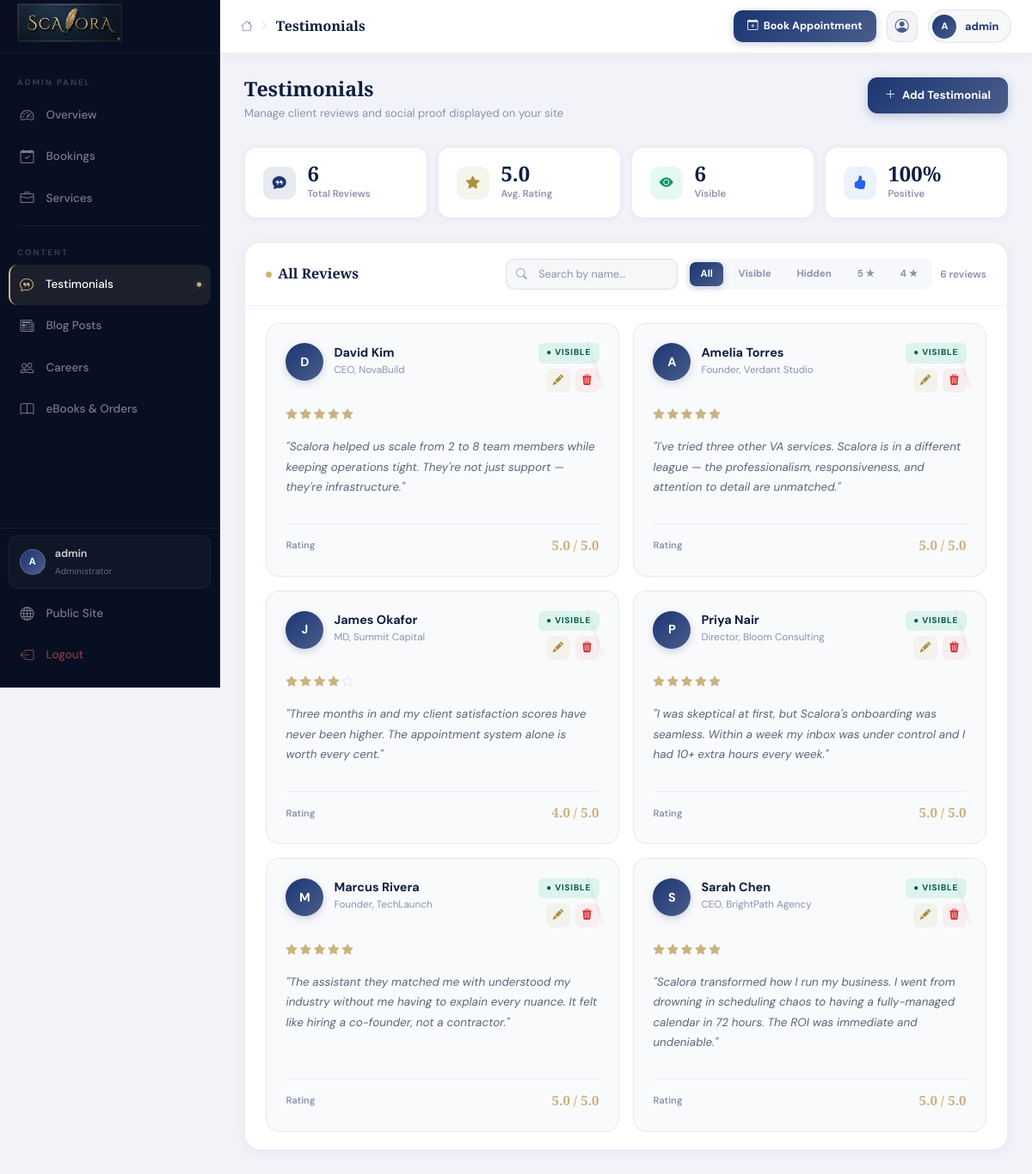
The app's page /dashboard/admin/testimonials/ (signed in) with its own data.
### testimonials/models.py (models this page shows, shortened)
class Testimonial(models.Model):
    name = models.CharField(max_length=100)
    position = models.CharField(max_length=100, blank=True)
    message = models.TextField()
    rating = models.PositiveSmallIntegerField(default=5, choices=[(i,i) for i in range(1,6)])
    avatar = models.ImageField(upload_to='testimonials/', blank=True, null=True)
    is_active = models.BooleanField(default=True)
    created_at = models.DateTimeField(auto_now_add=True)
    class Meta:
        ordering = ['-created_at']

### dashboard/views.py (the view)
# urls.py: path('admin/testimonials/', views.admin_testimonials, name='admin_testimonials'),
@login_required
def admin_testimonials(request):
    if not is_admin_user(request.user):
        return redirect('dashboard:client_home')
    testimonials = Testimonial.objects.all()
    return render(request, 'dashboard/admin/testimonials.html', {'testimonials': testimonials})

### dashboard/views.py (called while the page is built)
def is_admin_user(user):
    return user.is_staff or (hasattr(user, 'profile') and user.profile.role == 'admin')

### templates/dashboard/admin/testimonials.html (shortened to what this page needs)
{% extends 'dashboard/base_dashboard.html' %}
{% block page_title %}Testimonials{% endblock %}
{% block content %}
<div class="tm-page-header">
  <div>
    <h1 class="tm-page-title">Testimonials</h1>
    <p class="tm-page-sub">Manage client reviews and social proof displayed on your site</p>
  </div>
  <a href="/testimonials/add/" class="tm-add-btn"><i class="bi bi-plus-lg"></i> Add Testimonial</a>
</div>
<div class="tm-stats-row">
  <div class="tm-stat">
    <div class="tm-stat-ic c-blue"><i class="bi bi-chat-quote-fill"></i></div>
    <div><div class="tm-stat-val">{{ testimonials|length }}</div><div class="tm-stat-lbl">Total Reviews</div></div>
  </div>
  <div class="tm-stat">
    <div class="tm-stat-ic c-gold"><i class="bi bi-star-fill"></i></div>
    <div><div class="tm-stat-val">5.0</div><div class="tm-stat-lbl">Avg. Rating</div></div>
  </div>
  <div class="tm-stat">
    <div class="tm-stat-ic c-green"><i class="bi bi-eye-fill"></i></div>
    <div><div class="tm-stat-val">{{ testimonials|length }}</div><div class="tm-stat-lbl">Visible</div></div>
  </div>
  <div class="tm-stat">
    <div class="tm-stat-ic c-sky"><i class="bi bi-hand-thumbs-up-fill"></i></div>
    <div><div class="tm-stat-val">100%</div><div class="tm-stat-lbl">Positive</div></div>
  </div>
</div>
<div class="tm-panel">
  <div class="tm-panel-header">
    <div class="tm-panel-title">All Reviews</div>
    <div class="tm-toolbar">
      <div class="tm-search-wrap">
        <i class="bi bi-search tm-search-icon"></i>
        <input type="text" id="tmSearch" class="tm-search-input" placeholder="Search by name…" autocomplete="off">
      </div>
      <div class="tm-filter-bar" id="tmFilters">
        <button class="tm-tab active" data-filter="all">All</button>
        <button class="tm-tab" data-filter="active">Visible</button>
        <button class="tm-tab" data-filter="hidden">Hidden</button>
        <button class="tm-tab" data-filter="5">5 ★</button>
        <button class="tm-tab" data-filter="4">4 ★</button>
      </div>
      <span class="tm-count" id="tmCount">{{ testimonials|length }} review{{ testimonials|length|pluralize }}</span>
    </div>
  </div>
  {% if testimonials %}
  <div class="tm-grid" id="tmGrid">
    {% for t in testimonials %}
    <div class="tm-card"
         data-status="{% if t.is_active %}active{% else %}hidden{% endif %}"
         data-rating="{{ t.rating }}"
         data-name="{{ t.name|lower }}"
         data-pk="{{ t.pk }}">
      <div class="tm-card-top">
        <div class="tm-avatar-wrap">
          <div class="tm-avatar">
            {% if t.avatar %}<img src="{{ t.avatar.url }}" alt="{{ t.name }}">
            {% else %}{{ t.name|first|upper }}{% endif %}
          </div>
          <div>
            <div class="tm-client-name">{{ t.name }}</div>
            {% if t.position %}<div class="tm-client-pos">{{ t.position }}</div>{% endif %}
          </div>
        </div>
        <div class="tm-controls">
          <span class="tm-vis-badge {% if t.is_active %}active{% else %}inactive{% endif %}">
            {% if t.is_active %}● Visible{% else %}○ Hidden{% endif %}
          </span>
          <div class="tm-action-btns">
            <button type="button" class="tm-action-btn edit tm-edit-trigger"
              title="Edit"
              data-pk="{{ t.pk }}"
              data-name="{{ t.name }}"
              data-position="{{ t.position }}"
              data-message="{{ t.message }}"
              data-rating="{{ t.rating }}"
              data-active="{{ t.is_active|yesno:'true,false' }}">
              <i class="bi bi-pencil-fill"></i>
            </button>
            <a href="/testimonials/{{ t.pk }}/delete/" class="tm-action-btn del" title="Delete">
              <i class="bi bi-trash3-fill"></i>
            </a>
          </div>
        </div>
      </div>
      <div class="tm-stars">
        {% for i in "12345"|make_list %}
          <i class="bi bi-star{% if forloop.counter <= t.rating %}-fill filled{% else %} empty{% endif %}"></i>
        {% endfor %}
      </div>
      <p class="tm-message">"{{ t.message }}"</p>
      <div class="tm-card-foot">
        <span class="tm-rating-label">Rating</span>
        <span class="tm-rating-val">{{ t.rating }}.0 / 5.0</span>
      </div>
    </div>
    {% endfor %}
  </div>
  {% else %}
  <div class="tm-empty">
    <div class="tm-empty-icon"><i class="bi bi-chat-quote"></i></div>
    <h5>No testimonials yet</h5>
    <p><a href="/testimonials/add/" style="color:#1B3673;font-weight:700;">Add your first review →</a></p>
  </div>
  {% endif %}
</div>
{% endblock %}

### templates/dashboard/base_dashboard.html (shortened to what this page needs)
{% load static %}
<!DOCTYPE html>
<html lang="en">
<head>
  <link href="https://cdn.jsdelivr.net/npm/bootstrap@5.3.2/dist/css/bootstrap.min.css" rel="stylesheet">
  <link href="https://cdn.jsdelivr.net/npm/bootstrap-icons@1.11.3/font/bootstrap-icons.css" rel="stylesheet">
  <link rel="stylesheet" href="/static/css/scalora.css">
</head>
<body>
<div class="db-wrapper">
  <aside class="db-sidebar" id="dbSidebar">
    <a href="/" class="sb-brand">
      <h2 class="auth-brand">
    <img src="{% static 'images/scalora-logo.png' %}"
         alt="Scalora Logo"
         style="height: 45px; width: auto;">
</h2>
    </a>
    <nav class="sb-nav">
      <div class="sb-section-label">
        {% if user.is_staff %}Admin Panel{% else %}My Account{% endif %}
      </div>
      {% if user.is_staff %}
      <a href="/dashboard/admin/"
         class="sb-link {% if request.path == '/dashboard/admin/' %}active{% endif %}">
        <i class="bi bi-speedometer2"></i><span>Overview</span>
      </a>
      <a href="/dashboard/admin/bookings/"
         class="sb-link {% if '/bookings/' in request.path and '/dashboard/' in request.path %}active{% endif %}">
        <i class="bi bi-calendar-check"></i><span>Bookings</span>
      </a>
      <a href="/dashboard/admin/services/"
         class="sb-link {% if '/services/' in request.path and '/dashboard/' in request.path %}active{% endif %}">
        <i class="bi bi-briefcase"></i><span>Services</span>
      </a>
      <div class="sb-divider"></div>
      <div class="sb-section-label">Content</div>
      <a href="/dashboard/admin/testimonials/"
         class="sb-link {% if '/testimonials/' in request.path and '/dashboard/' in request.path %}active{% endif %}">
        <i class="bi bi-chat-quote"></i><span>Testimonials</span>
      </a>
      <a href="/dashboard/admin/blogs/"
         class="sb-link {% if '/blogs/' in request.path and '/dashboard/' in request.path %}active{% endif %}">
        <i class="bi bi-newspaper"></i><span>Blog Posts</span>
      </a>
      <a href="/dashboard/admin/careers/"
         class="sb-link {% if '/careers/' in request.path and '/dashboard/' in request.path %}active{% endif %}">
        <i class="bi bi-people"></i><span>Careers</span>
      </a>
      <a href="/dashboard/admin/ebooks/"
         class="sb-link {% if '/ebooks/' in request.path and '/dashboard/' in request.path %}active{% endif %}">
        <i class="bi bi-book"></i><span>eBooks & Orders</span>
      </a>
      {% endif %}
    </nav>
    <div class="sb-footer">
      <a href="/accounts/profile/" class="sb-user-card">
        <div class="sb-user-av">{{ user.first_name|first|upper|default:user.username|first|upper }}</div>
        <div class="sb-user-info">
          <div class="sb-user-name">{{ user.get_full_name|default:user.username|truncatechars:20 }}</div>
          <div class="sb-user-role">{% if user.is_staff %}Administrator{% else %}Client{% endif %}</div>
        </div>
      </a>
      <a href="/" class="sb-link">
        <i class="bi bi-globe"></i><span>Public Site</span>
      </a>
      <a href="/accounts/logout/" class="sb-link sb-logout">
        <i class="bi bi-box-arrow-left"></i><span>Logout</span>
      </a>
    </div>
  </aside>
  <div class="db-main">
    <header class="db-topbar">
      <div class="topbar-title-wrap">
        <i class="bi bi-house topbar-home-ic"></i>
        <i class="bi bi-chevron-right topbar-sep"></i>
        <div class="topbar-page-title">{% block page_title %}Dashboard{% endblock %}</div>
      </div>
      <div class="topbar-right">
        <a href="/bookings/book/" class="topbar-book-btn">
          <i class="bi bi-calendar-plus"></i> Book Appointment
        </a>
        <a href="/accounts/profile/" class="topbar-icon-btn" title="Profile">
          <i class="bi bi-person-circle"></i>
        </a>
        <div class="topbar-user-chip">
          <div class="topbar-av">{{ user.first_name|first|upper|default:user.username|first|upper }}</div>
          <span class="topbar-username">{{ user.get_full_name|default:user.username }}</span>
        </div>
      </div>
    </header>
    <div class="db-content">
      {% block content %}{% endblock %}
    </div>
  </div>
</div>
</body>
</html>

### static/css/scalora.css (style rules this page uses)
:root { --primary-dark: #0F1E40; --primary: #1B3673; --primary-light: #4A5D8A; --secondary: #8C92AC; --gold: #c9b37e; --gold-light: #e0cc9e; --off-white: #F2F2F2; --white: #ffffff; --glass-bg: rgba(27, 54, 115, 0.15); --glass-border: rgba(201, 179, 126, 0.18); --glass-bg-dark: rgba(15, 30, 64, 0.75); --text-primary: #0F1E40; --text-light: rgba(255,255,255,0.85); --font-display: 'Playfair Display', Georgia, serif; --font-body: 'DM Sans', system-ui, sans-serif; --radius: 16px; --radius-sm: 10px; --shadow: 0 8px 40px rgba(15,30,64,0.18); --shadow-lg: 0 20px 60px rgba(15,30,64,0.25); --transition: all 0.3s cubic-bezier(0.4, 0, 0.2, 1); }
*, *::before, *::after { box-sizing: border-box; }
html { scroll-behavior: smooth; }
body { font-family: var(--font-body); color: var(--text-primary); background: var(--off-white); line-height: 1.7; overflow-x: hidden; }
h1,h2,h3,h4,h5,h6 { font-family: var(--font-display); font-weight: 700; line-height: 1.2; }
.auth-brand { font-family: var(--font-display); font-size: 2rem; color: var(--primary-dark); }

### records on screen
Testimonial: name|first "D", name "David Kim", position "CEO, NovaBuild", is_active "● VISIBLE", message "Scalora helped us scale from 2 to 8 team members while keeping operations tight. They're not just support — they're infrastructure.", rating "5"
Testimonial: name|first "A", name "Amelia Torres", position "Founder, Verdant Studio", is_active "● VISIBLE", message "I've tried three other VA services. Scalora is in a different league — the professionalism, responsiveness, and attention to detail are unmatched.", rating "5"
Testimonial: name|first "J", name "James Okafor", position "MD, Summit Capital", is_active "● VISIBLE", message "Three months in and my client satisfaction scores have never been higher. The appointment system alone is worth every cent.", rating "4"
Testimonial: name|first "P", name "Priya Nair", position "Director, Bloom Consulting", is_active "● VISIBLE", message "I was skeptical at first, but Scalora's onboarding was seamless. Within a week my inbox was under control and I had 10+ extra hours every week.", rating "5"
Testimonial: name|first "M", name "Marcus Rivera", position "Founder, TechLaunch", is_active "● VISIBLE", message "The assistant they matched me with understood my industry without me having to explain every nuance. It felt like hiring a co-founder, not a contractor.", rating "5"
Testimonial: name|first "S", name "Sarah Chen", position "CEO, BrightPath Agency", is_active "● VISIBLE", message "Scalora transformed how I run my business. I went from drowning in scheduling chaos to having a fully-managed calendar in 72 hours. The ROI was immediate and undeniable.", rating "5"

### other values on screen
{{ user.first_name|first|upper|default:user.username|first|upper }} "A"
{{ user.get_full_name|default:user.username|truncatechars:20 }} "admin"
{{ user.get_full_name|default:user.username }} "admin"
{{ testimonials|length }} "6"
